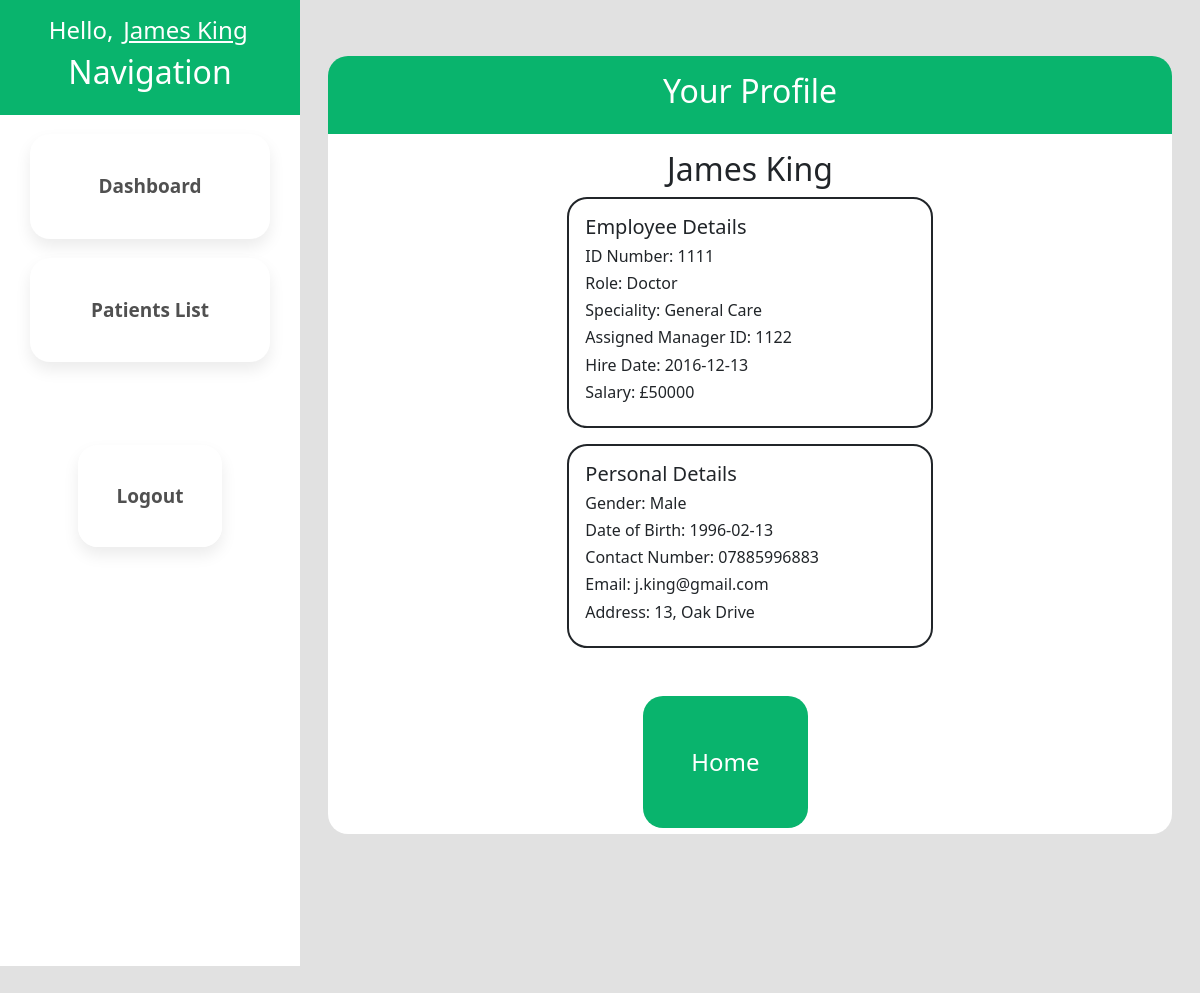
Screenshot of /userProfile.php (signed in) with the database file from the repository.
### tables this page shows
CREATE TABLE `employee` (
  `EmployeeID` int(4) NOT NULL,
  `EmployeeFirstName` varchar(20) DEFAULT NULL,
  `EmployeeLastName` varchar(20) DEFAULT NULL,
  `RoleID` int(4) DEFAULT NULL,
  `SpecialityID` int(4) DEFAULT NULL,
  `EmployeeDoB` date DEFAULT NULL,
  `GenderID` varchar(4) DEFAULT NULL,
  `EmployeeContactNumber` varchar(50) DEFAULT NULL,
  `EmployeeEmail` varchar(50) DEFAULT NULL,
  `EmployeeAddress` varchar(20) DEFAULT NULL,
  `EmployeeHireDate` date DEFAULT NULL,
  `LoginDetailsID` int(4) DEFAULT NULL,
  `ManagerID` int(4) DEFAULT NULL
);

CREATE TABLE `role` (
  `RoleID` int(4) NOT NULL,
  `RoleTitle` varchar(20) DEFAULT NULL,
  `RoleDescription` text DEFAULT NULL,
  `RoleSalary` int(11) DEFAULT NULL
);

CREATE TABLE `speciality` (
  `SpecialityID` int(4) NOT NULL,
  `SpecialityTitle` varchar(20) DEFAULT NULL,
  `SpecialityDescription` text DEFAULT NULL
);

CREATE TABLE `gender` (
  `GenderID` varchar(4) DEFAULT NULL,
  `GenderTitle` varchar(20) DEFAULT NULL
);

### userProfile.php (the view, shortened to what this page needs)
<?php
 $userID = $_SESSION['EmpID'];
?>
<!DOCTYPE html>
<html lang="en">
<head>
    <?php include("includes/bootstrap.php");?>
    <link rel="stylesheet" href="css/main.css" />
</head>
<body>
    <div class="container-fluid h-100 w-100">
        <div class="row h-100">
            <div class="col-3 g-0 m-0 p-0">
                <div class="sidebar h-100">
                    <?php include("includes/navbar.php");?>
                </div>
            </div>
            <div class="col-9">
                <div class="main-content">
                    <div class="dash-header">
                        <h2>Your Profile</h2>
                    </div>
                    <div class="dash-content">
                        <?php
                            require_once("includes/db_conn.php");
                            $getUserID = $userID;
                            $stmt = $conn->prepare( "SELECT * FROM employee
                                                        INNER JOIN role on (employee.RoleID = role.RoleID)
                                                        INNER JOIN gender ON (employee.GenderID=gender.GenderID)
                                                        INNER JOIN speciality on (employee.SpecialityID = speciality.SpecialityID)
                                                        WHERE EmployeeID = ?" );
                            $stmt->bind_param( 'i', $getUserID );
                            $stmt->execute();
                            $result = $stmt->get_result();
                            $obj = $result->fetch_object();
                        ?>
                        <?php
                            echo "<div class=\"user-container\">";
                            echo "<h2>{$obj->EmployeeFirstName} {$obj->EmployeeLastName}</h2>";
                            echo "<div class=\"user-details\">";
                            echo "<h5>Employee Details</h5>";
                            echo "<h6>ID Number: {$obj->EmployeeID}</h6>";
                            echo "<h6>Role: {$obj->RoleTitle}</h6>";
                            echo "<h6>Speciality: {$obj->SpecialityTitle}</h6>";
                            echo "<h6>Assigned Manager ID: {$obj->ManagerID}</h6>";
                            echo "<h6>Hire Date: {$obj->EmployeeHireDate}</h6>";
                            echo "<h6>Salary: £{$obj->RoleSalary}</h6>";
                            echo "</div>";
                            echo "<div class=\"user-personal-details\">";
                            echo "<h5>Personal Details</h5>";
                            echo "<h6>Gender: {$obj->GenderTitle}</h6>";
                            echo "<h6>Date of Birth: {$obj->EmployeeDoB}</h6>";
                            echo "<h6>Contact Number: {$obj->EmployeeContactNumber}</h6>";
                            echo "<h6>Email: {$obj->EmployeeEmail}</h6>";
                            echo "<h6>Address: {$obj->EmployeeAddress}</h6>";
                            echo "</div>";
                            echo "<div class=\"user-buttons\">";
                            echo "<a class=\"lab\" href=\"dashboard.php\">Home</a>";
                            echo "</div>";
                            echo "</div>";
                        ?>
                    </div>
                </div>
            </div>
        </div>
    </div>
</body>
</html>

### includes/navbar.php (shortened to what this page needs)
<div class="nav-header">
  <?php
    require_once("db_conn.php");
    $getUserID = $userID;
    $stmt = $conn->prepare( "SELECT * FROM employee WHERE EmployeeID = ?" );
    $stmt->bind_param( 'i', $getUserID );
    $stmt->execute();
    $result = $stmt->get_result();
    $obj = $result->fetch_object();
    ?>
  <h4>Hello, <a href="userProfile.php"><?php echo $obj->EmployeeFirstName." ".$obj->EmployeeLastName?></a></h4>
  <h2>Navigation</h2>
</div>
<?php
  $getUserID = $userID;
  $stmt = $conn->prepare( "SELECT RoleID FROM employee WHERE EmployeeID = ?" );
  $stmt->bind_param( 'i', $getUserID );
  $stmt->execute();
  $result = $stmt->get_result();
  $obj = $result->fetch_object();
  $userRole = $obj->RoleID;
?>
<?php if($userRole == 4 || $userRole == 5){
    echo "<div class=\"nav-content\">";
    echo "<div class=\"nav-buttons\">";
      echo "<a href=\"dashboard.php\">Dashboard</a>";
      echo "<a href=\"patient-list.php\">Patients List</a>";
      echo "<a href=\"employee-list.php\">Employee List</a>";
      echo "<a href=\"manager-list.php\">Manager List</a>";
      echo "<div class=\"logout-button\">";
        echo "<a href=\"login.php\">Logout</a>";
      echo "</div>";
    echo "</div>";
  echo "</div>";
  } else {
      echo "<div class=\"nav-content\">";
      echo "<div class=\"nav-buttons\">";
        echo "<a href=\"dashboard.php\">Dashboard</a>";
        echo "<a href=\"patient-list.php\">Patients List</a>";
        echo "<div class=\"logout-button\">";
          echo "<a href=\"login.php\">Logout</a>";
        echo "</div>";
      echo "</div>";
    echo "</div>";
  }
?>

### css/main.css (style rules this page uses)
body { background-color: #e1e1e1; height: 100%; }
html { overflow: hidden; font-family: Arial, Helvetica, sans-serif; }
body, html { height: 100%; width: 100%; }
.nav-header { text-align: center; color: white; background-color: rgb(9, 180, 109); padding: 1em; }
.nav-header h4 a { color: white; padding: .15em; }
.nav-content { display: flex; justify-content: center; background-color: white; height: 100%; }
.nav-buttons { width: 20%; display: flex; flex-direction: column; position: absolute; justify-content: center; }
.nav-buttons a { font-size: 19px; font-weight: bold; color: #505050; text-decoration: none; text-align: center; margin-top: 1em; width: 100%; padding: 2em; border-color: #CBCBCB; border-width: 1px; border-radius: 20px; border-style: none; background-color: rgb(255, 255, 255); box-shadow: 0px 8px 16px 0px rgba(0,0,0,0.08); }
a.active { text-decoration: underline; background-color: rgb(9, 180, 109); color: white; }
.logout-button { align-self: center; margin-top: 50%; }
.logout-button a { text-decoration: none; }
.sidebar { height: 100%; width: 100%; }
.main-content { padding: 1em; height: 100%; width: 100%; margin-top: 2.5em; }
.dash-header { text-align: center; color: white; background-color: rgb(9, 180, 109); padding: 1em; border-top-left-radius: 20px; border-top-right-radius: 20px; }
.dash-content { background-color: white; padding: 1em; border-bottom-left-radius: 20px; border-bottom-right-radius: 20px; overflow-y: scroll; overflow-x: hidden; max-height: 700px; }
.user-personal-details { margin-top: 1em; width: 45%; border-style: solid; border-width: 2px; border-radius: 20px; padding: 1em; align-self: center; }
.user-details { align-self: center; width: 45%; border-style: solid; border-width: 2px; border-radius: 20px; padding: 1em; align-self: center; }
.user-buttons { display: flex; justify-content: center; padding: 1em; margin: 2em; margin-right: 10%; }
.user-buttons a { background-color: rgb(9, 180, 109); color: white; text-decoration: none; padding: 2em; font-size: x-large; border-radius: 20px; font-weight: 500; }
.user-container { display: flex; flex-direction: column; }
.user-container h2 { text-align: center; }

### rows the page displays
employee: EmployeeFirstName "James", EmployeeLastName "King", EmployeeID "1111", RoleID.RoleTitle "Doctor", SpecialityID.SpecialityTitle "General Care", ManagerID "1122", EmployeeHireDate "2016-12-13", RoleID.RoleSalary "50000", GenderID.GenderTitle "Male", EmployeeDoB "1996-02-13", EmployeeContactNumber "07885996883", EmployeeEmail "j.king@gmail.com", EmployeeAddress "13, Oak Drive"
